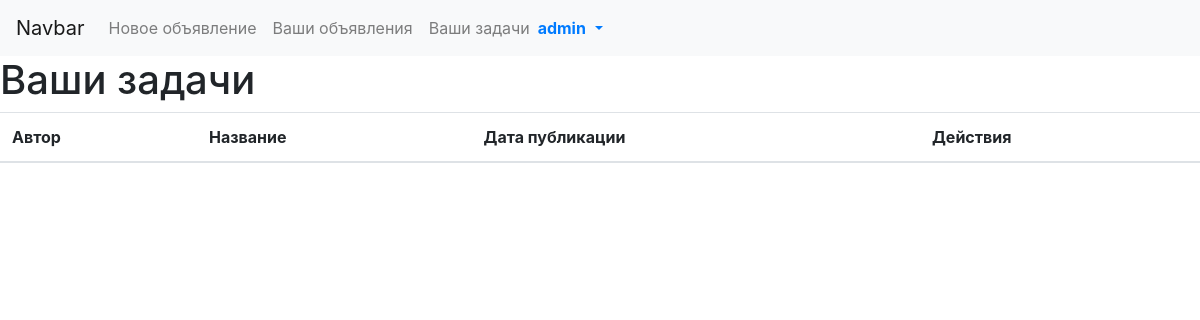
The page /your_tasks/ (signed in) on the database as committed earlier.
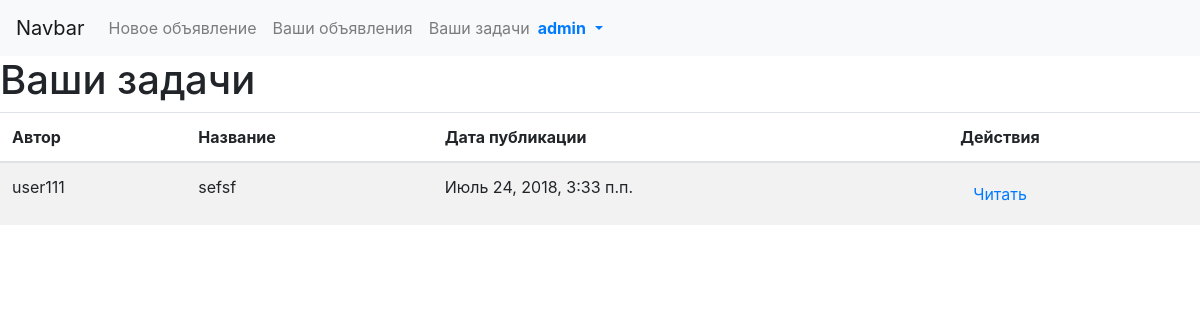
The same page on the database as committed later.
### exchange/models.py (models this page shows, shortened)
class Notice(models.Model):
    author = models.ForeignKey(User, null=True, blank=True)
    title = models.CharField(max_length=200, default="")
    body = models.TextField(null=True, blank=True)
    pub_date = models.DateTimeField(auto_now_add=True)
    done = models.BooleanField(default=False)
    price = models.IntegerField(null=True, blank=True)
    executor = models.ForeignKey(User, null=True, blank=True, related_name='author')
    class Meta:
        verbose_name = 'Объявления'

### exchange/views.py (the view)
# urls.py: url(r'^your_tasks/$', views.UserTasksView.as_view(), name='your_tasks'),
class UserTasksView(generic.ListView):
    template_name = 'exchange/user_tasks.html'
    context_object_name = 'notices'
    @transaction.atomic
    def get_queryset(self):
        return Notice.objects.select_related().filter(executor=self.request.user)

### exchange/templates/exchange/user_tasks.html
{% extends 'exchange/base.html' %}
{% block content %}
<div class="panel panel-default">
  <h1>Ваши задачи</h1>
  <table class="table table-striped">
    <thead>
      <tr>
        <th scope="col">Автор</th>
        <th scope="col">Название</th>
        <th scope="col">Дата публикации</th>
        <th scope="col">Действия</th>
      </tr>
    </thead>
    <tbody>
      {% for notice in notices %}
        <tr>
          <td>{{ notice.author }}</td>
          <td>{{ notice.title }}</td>
          <td>{{ notice.pub_date }}</td>
          <td><a class="btn btn-default" href="{% url 'exchange:detail' notice.id %}">Читать</a></td>
        </tr>
      {% endfor %}
    </tbody>
    </table>
  </div>
<br>
{% endblock content %}

Rows that differ between the two databases and show on the page:
added Notice: author "user111", title "sefsf", pub_date "Июль 24, 2018, 3:33 п.п."
